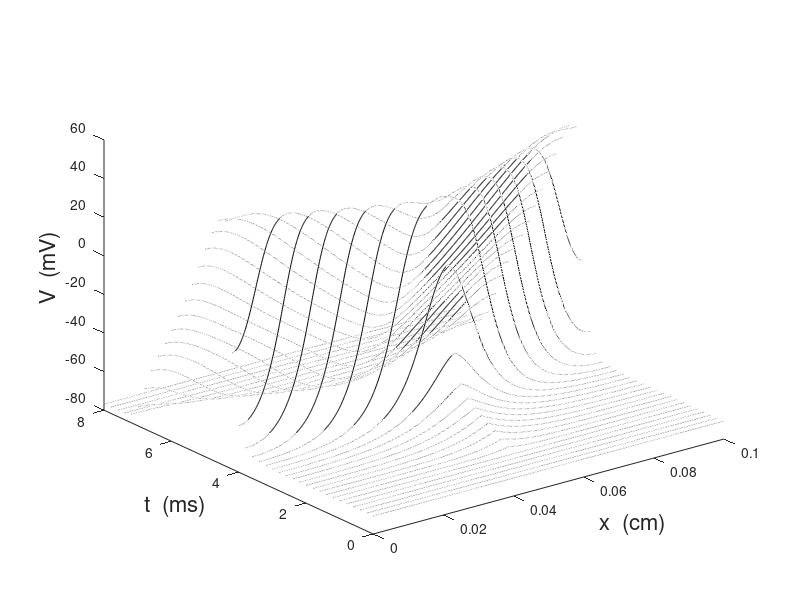
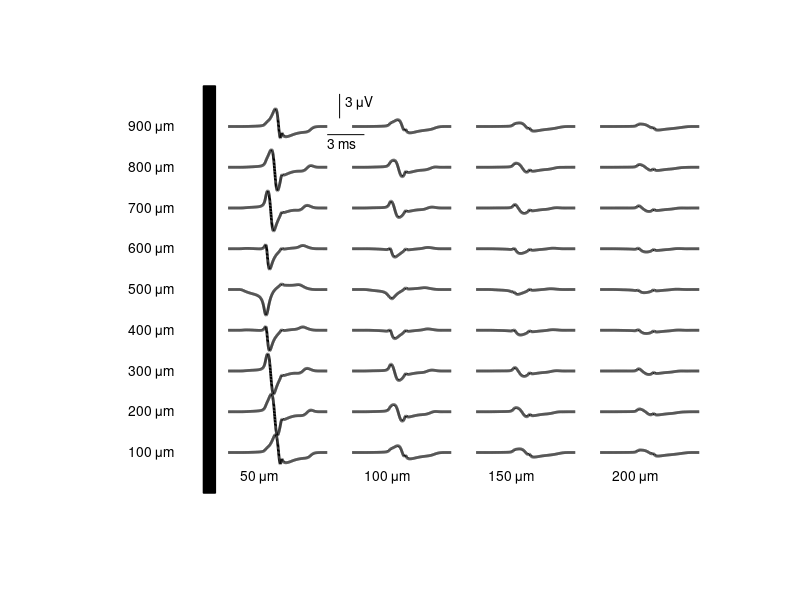
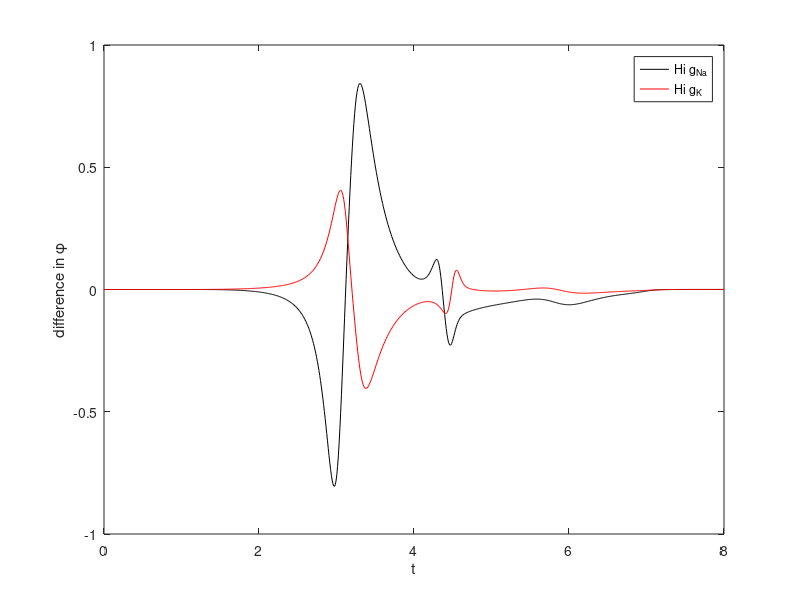

MATLAB code for these plots, in order:
%
%  Gabbiani & Cox, Mathematics for Neuroscientists
%
%  stEcabextra.m  
%
% solve for the extracellular potential in the neighborhood
% of an active cable, and examine the dependence on gK and gNa
%
% usage:   stEcabextra
%

function stEcabextra
close all
g = struct('K', 36, 'Na', 120, 'Cl', 0.3);
[t,phibase] = stEcabextrag(g);
g.K = 1.1*g.K;
[t,phiHiK] = stEcabextrag(g);
g.K = 36;
g.Na = 1.1*g.Na;
[t,phiHiNa] = stEcabextrag(g);
figure
plot(t,squeeze(phiHiNa(1,5,:)-phibase(1,5,:)),'k')
hold on
plot(t,squeeze(phiHiK(1,5,:)-phibase(1,5,:)),'r')
legend('Hi g_{Na}','Hi g_K')
hold off
xlabel('t')
ylabel('difference in \phi')

function [t,phi] = stEcabextrag(g)

cab = struct('rad',1e-4,'ell',1e-1,'dx',1e-4,'dt',0.01);
stim = struct('t1',1,'t2',2,'amp',2e-4,'loc',0.05,'Tfin',8);

pinc = 20;

Cm = 1;		% micro F / cm^2
R2 = 0.3; %0.034;		% k Ohm cm
dx = cab.dx;
dt = cab.dt;
Nx = cab.ell/dx;		% patch length
A = 2*pi*cab.rad*dx;		% patch surface area
x = dx/2:dx:cab.ell-dx/2;	% vector of patch midpoints

Nt = ceil(stim.Tfin/dt);

E = struct('K', -77, 'Na', 56, 'Cl', -68);

eloc = round(Nx*stim.loc/cab.ell);
Iapp = stim.amp/A;

e = ones(Nx,1);
B = spdiags([-e 2*e -e], -1:1, Nx, Nx)/dx/dx;
B(1,1) = 1/dx/dx;
B(Nx,Nx) = 1/dx/dx;
B = (cab.rad/2/R2)*B;
dB = diag(B);

options = optimset('Jacobian','on');
V = fsolve(@(V) Iss(V,E,g,B),-70*e,options);    % initial conditions

n = an(V)./(an(V)+bn(V)); 
m = am(V)./(am(V)+bm(V)); 
h = ah(V)./(ah(V)+bh(V)); 

t = 0;
if pinc > 0
   figure(1)
   plot3(x,t*ones(Nx,1),V,'k')
   hold on
end

I = zeros(Nx,1);
phi = zeros(4,9,Nt);
sig = 0.003; % S/cm % page 14 Magneto ref
ycenters = ((1:Nx)'-1/2)*cab.ell/Nx;

for j=2:Nt,

      t = (j-1)*dt;

      et = max(t-stim.t1,0);
      I(eloc) = Iapp.*et.*exp(1-et);
      %I(eloc) = Iapp.*(t-dt/2>stim.t1).*(t-dt/2<stim.t2);

      a = an(V);  c = (a+bn(V))/2;
      n = ( (1/dt-c).*n + a) ./ (1/dt + c); n4 = n.^4;

      a = am(V);  c = (a+bm(V))/2;
      m = ( (1/dt-c).*m + a) ./ (1/dt + c);

      a = ah(V);  c = (a+bh(V))/2;
      h = ( (1/dt-c).*h + a) ./ (1/dt + c); m3h = m.^3.*h;

      d = g.Na.*m3h + g.K.*n4 + g.Cl;

      f = g.Na.*m3h*E.Na + g.K.*n4*E.K + g.Cl.*E.Cl + I;

      B(1:Nx+1:end) = dB + d + 2*Cm/dt;         % update the diagonal

      Vmid = B\(2*Cm*V/dt + f);
      
      V = 2*Vmid - V;

      if mod(j,pinc) == 0
         plot3(x,t*ones(Nx,1),V,'k')
      end
  
      % collect the membrane currents

    INa = g.Na*m3h.*(V-E.Na);
    IK = g.K*n4.*(V-E.K);
    ICl = g.Cl*(V-E.Cl);
    ICap = 2*Cm*(V-Vmid)/dt;
    Imem = A*(INa + IK + ICl - I + ICap);
    for ix = 1:4
        xrec = 0.005*ix;
        for iy = 1:9
            yrec = 0.01*iy;
            dscale = 4*pi*sig*sqrt(xrec^2+(yrec-ycenters).^2);
            phi(ix,iy,j) = sum(Imem./dscale);
        end
    end

end

if pinc
   xlabel('x  (cm)','fontsize',16)
   ylabel('t  (ms)','fontsize',16)
   zlabel('V  (mV)','fontsize',16)
   hold off
end

t = linspace(0,stim.Tfin,Nt)';
tim = (1:Nt)*dt;
figure(2)

for ix=1:4, 
    for iy = 1:9, 
        plot(tim+(5/4)*(ix-1)*Nt*dt,squeeze(phi(ix,iy,:))+5*(iy-1),'k','linewidth',2)
        hold on
    end
end

X = [-2 -1 -1 -2];
Y = [-5 -5 45 45];
fill(X,Y,'k')   % draw cable
for j=1:9
    text(-8,(j-1)*5,[num2str(j*100) ' \mum']); % vertical labels
end
for j=1:4,
    text(1+(j-1)*10,-3,[num2str(50*j) ' \mum']) % horizontal labels
end

plot([8 11],[39 39],'k')
text(8,38,'3 ms')

plot([9 9],[41 44],'k')
text(9.5,43,'3 \muV')

hold off
axis off
box off
%axis tight

return

function [val, jac] = Iss(V,E,g,B)
Nx = length(V);
a = am(V); b = bm(V);
m = a./(a+b);
dm = (dam(V).*b - a.*dbm(V))./(a+b).^2;

a = ah(V); b = bh(V);
h = a./(a+b);
dh = (dah(V).*b - a.*dbh(V))./(a+b).^2;

a = an(V); b = bn(V);
n = a./(a+b);
dn = (dan(V).*b - a.*dbn(V))./(a+b).^2;

m3h = m.^3.*h;
n4 = n.^4;

val = B*V + g.Na.*m3h.*(V-E.Na) + g.K.*n4.*(V-E.K) + g.Cl.*(V-E.Cl);

dj = g.Na.*((3*dm.*m.^2.*h + m.^3.*dh).*(V-E.Na) + m3h) + ...
     g.K.*(4*dn.*n.^3.*(V-E.K) + n4) + g.Cl;
jac = B + spdiags(dj,0,Nx,Nx);

function val = an(v)
val = .01*(10-(v+71))./(exp(1-(v+71)/10)-1);

function val = dan(v)
tmp = exp(-(61+v)/10);
val = -( tmp.*(71+v) - 10 )./(tmp-1).^2/1000;

function val = bn(v)
val = .125*exp(-(v+71)/80);

function val = dbn(v)
val = -exp(-(v+71)/80)/640;

function val = am(v)
val = .1*(25-(v+71))./(exp(2.5-(v+71)/10)-1);

function val = dam(v)
tmp = exp(-(46+v)/10);
val = -( tmp.*(56+v) - 10 )./(tmp-1).^2/100;

function val = bm(v)
val = 4*exp(-(v+71)/18);

function val = dbm(v)
val = -(2/9)*exp(-(v+71)/18);

function val = ah(v)
val = 0.07*exp(-(v+71)/20);

function val = dah(v)
val = -(7/2000)*exp(-(v+71)/20);

function val = bh(v)
val = 1./(exp(3-(v+71)/10)+1);

function val = dbh(v)
tmp = exp(-(v+41)/10);
val = tmp./(tmp+1).^2/10;
